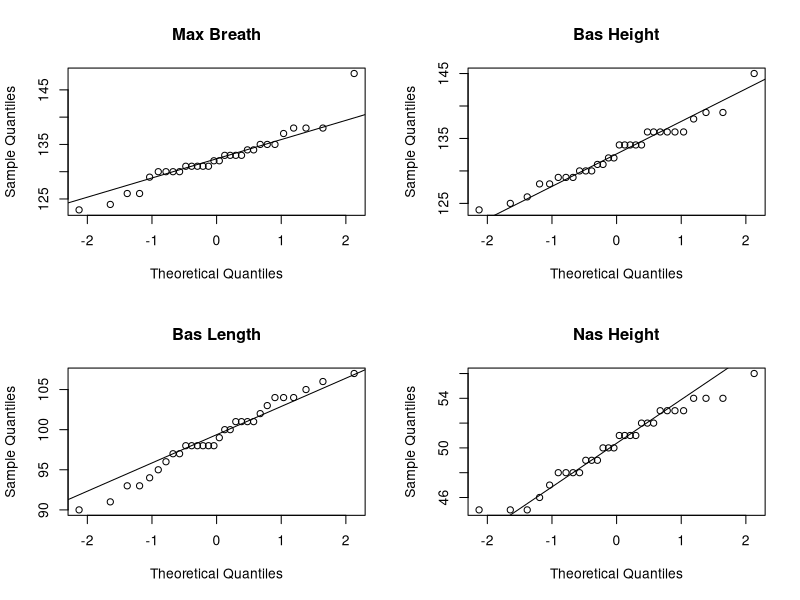
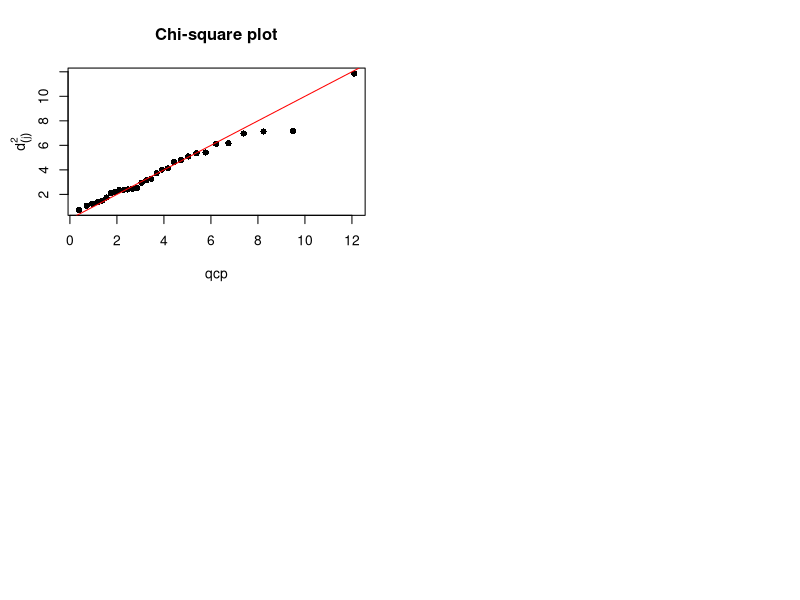

Reproduce these figures in R, in order.
## ---- chunk 1
library(dplyr)
data <- read.csv("CA1.csv")

data2 <- filter(data, TimePeriod == 2)
head(data2)
## ---- chunk 2

par(mfrow = c(2, 2)) 

qqnorm(data2$MaxBreadth, main = "Max Breath")
qqline(data2$MaxBreadth)


qqnorm(data2$BasHeight, main = "Bas Height")
qqline(data2$BasHeight)

qqnorm(data2$BasLength, main = "Bas Length")
qqline(data2$BasLength)

qqnorm(data2$NasHeight, main = "Nas Height")
qqline(data2$NasHeight)

## ---- chunk 3

clean_data <- data2[, -5]
head(clean_data)

S <- cov(clean_data)
n <- nrow(clean_data)

#1. Calculate squared distances
d2 <- mahalanobis(clean_data, colMeans(clean_data), cov = S)

#2. Order the squared distances
d2_ord <- sort(d2)

#3. Graph the pairs
qcp <- qchisq((1:n - 0.5)/n, ncol(clean_data))
plot(qcp, d2_ord, main="Chi-square plot", pch = 16, 
     ylab = '')
title(ylab = expression(d[(j)]^2), line = 2)
abline(a = 0, b = 1, col = 'red')

#Find proportion of points that are within the 50% quantile
sum(d2 < qcp[0.5 * n])/n


n

## ---- chunk 4
#test for normality
shapiro.test(data2$MaxBreadth)
shapiro.test(data2$BasHeight)
shapiro.test(data2$BasLength)
shapiro.test(data2$NasHeight)

## ---- chunk 5

